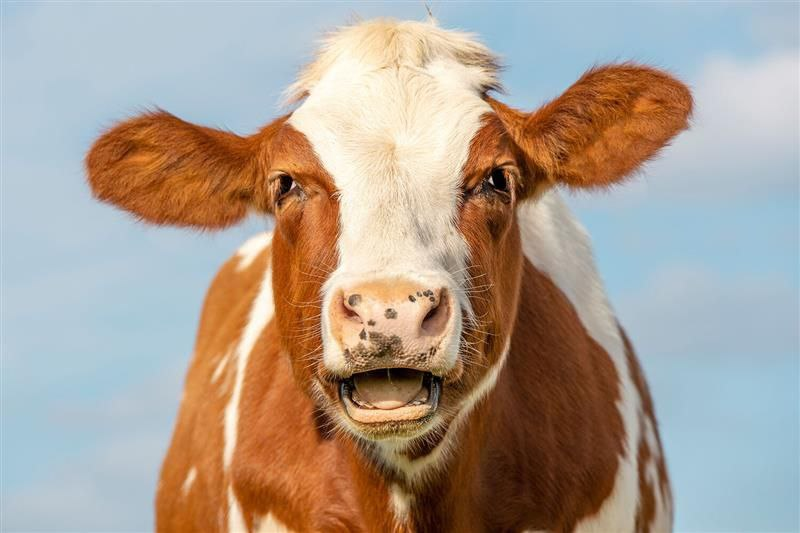
#> input picture images/cow.jpg, 800 x 533 px, found by its file name
$ python func_brig_cont.py
#> lines starting #> are read from the running program, lines starting #| are printed output that depends on the picture
from PIL import Image


class ImageChanger:
    def __init__(self, image: Image) -> None:
        self.image = image
        self.mode = image.mode

    def change_brightness(self, brightness: int = 0) -> Image:
        new_image = self.image.copy()

        pixels = new_image.load()

        width, height = new_image.size
        for x in range(width):
            for y in range(height):
                r, g, b = pixels[x, y]
                # Изменяем яркость каждого канала RGB и ограничиваем значения пикселей в диапазоне от 0 до 255
                r = max(0, min(r + brightness, 255))
                g = max(0, min(g + brightness, 255))
                b = max(0, min(b + brightness, 255))
                pixels[x, y] = (r, g, b)

        return new_image

    def change_contrast(self, contrast: float = 1.0) -> Image:
        new_image = self.image.copy()

        pixels = new_image.load()

        width, height = new_image.size
        for x in range(width):
            for y in range(height):
                r, g, b = pixels[x, y]
                # Изменяем контрастность каждого канала RGB и ограничиваем значения пикселей в диапазоне от 0 до 255
                r = max(0, min(int((r - 128) * contrast + 128), 255))
                g = max(0, min(int((g - 128) * contrast + 128), 255))
                b = max(0, min(int((b - 128) * contrast + 128), 255))
                pixels[x, y] = (r, g, b)

        return new_image

    def change_contrast_n_brightness(self, contrast: float, brightness: int) -> Image:
        new_image = self.image.copy()

        pixels = new_image.load()

        width, height = new_image.size
        for x in range(width):
            for y in range(height):
                value = pixels[x, y]
                if self.mode == 'RGB':
                    # Если изображение в режиме 'RGB', разделим пиксель на каналы R, G, B
                    r, g, b = value

                    # Изменяем контрастность и яркость каждого канала RGB и ограничиваем значения пикселей в диапазоне от 0 до 255
                    r = max(0, min(int((r - 128) * contrast + 128) + brightness, 255))
                    g = max(0, min(int((g - 128) * contrast + 128) + brightness, 255))
                    b = max(0, min(int((b - 128) * contrast + 128) + brightness, 255))

                    # Обновляем значение пикселя с измененными каналами R, G, B
                    pixels[x, y] = (r, g, b)
                else:
                    # Если изображение в другом режиме, изменяем контрастность и яркость пикселя и ограничиваем значения в диапазоне от 0 до 255
                    new_value = max(0, min(int((value - 128) * contrast + 128) + brightness, 255))
                    pixels[x, y] = new_value

        return new_image


filename = 'cow.jpg'
with Image.open(filename) as image:
#> image is the input picture: PIL image 800x533 RGB; mean R, G, B 171.9, 158.2, 146
    image.load()
image.show()

changer = ImageChanger(image)
new_image1 = changer.change_brightness(brightness=100)
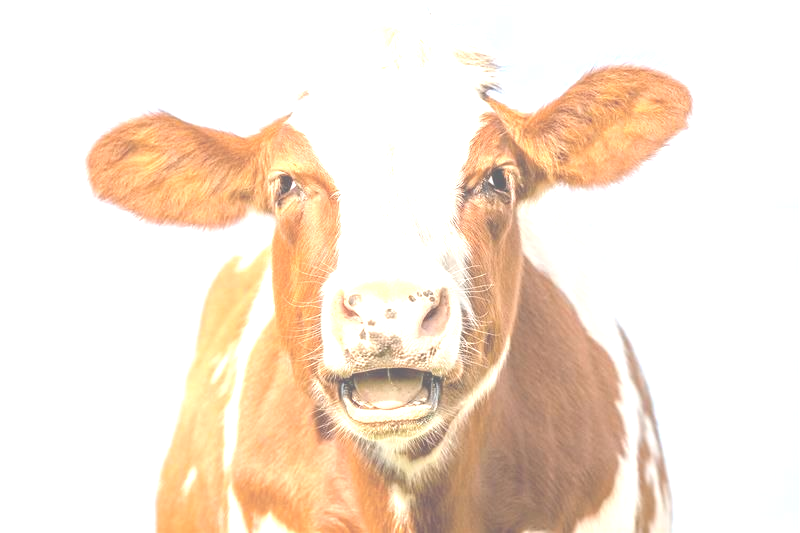
#> new_image1: PIL image 800x533 RGB; mean R, G, B 245.7, 229.1, 213.2
new_image2 = changer.change_contrast(contrast=3)
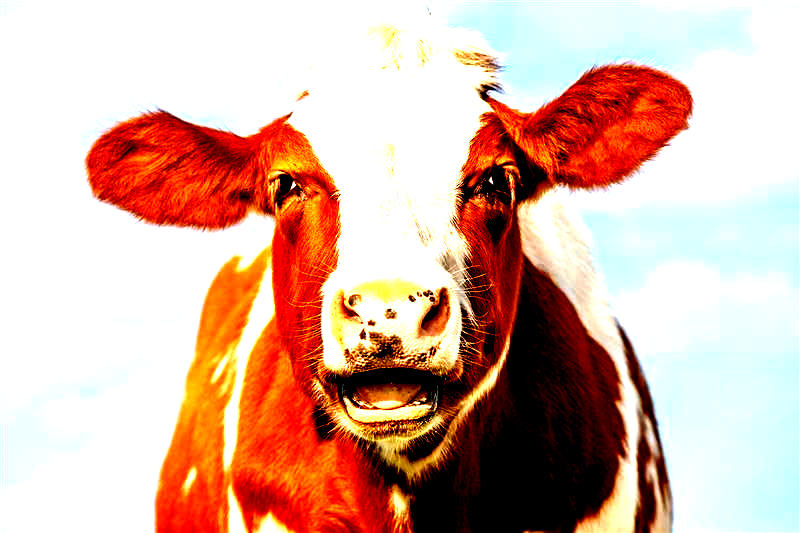
#> new_image2: PIL image 800x533 RGB; mean R, G, B 216, 177.4, 162.1
new_image3 = changer.change_contrast_n_brightness(contrast=4, brightness=100)
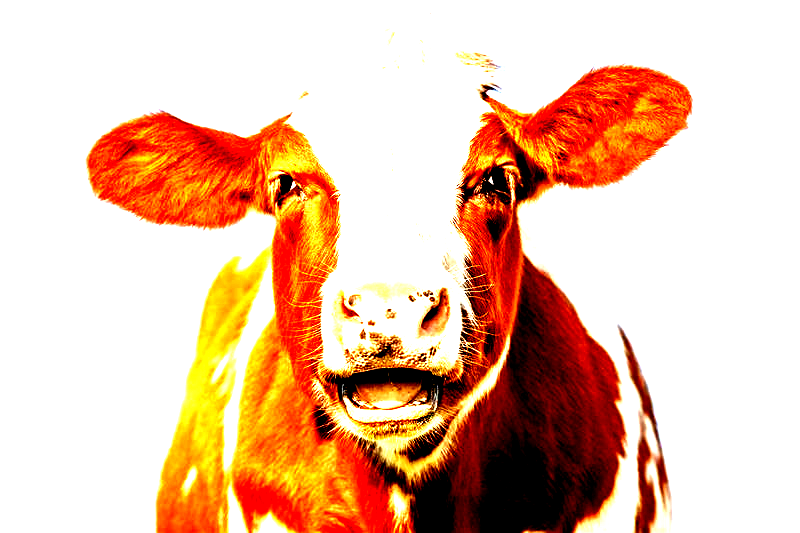
#> new_image3: PIL image 800x533 RGB; mean R, G, B 233.2, 193.1, 168.6

#new_image.save("output.png")
new_image1.show()
new_image2.show()
new_image3.show()

$ run again, with images/fruits.jpg copied over images/cow.jpg
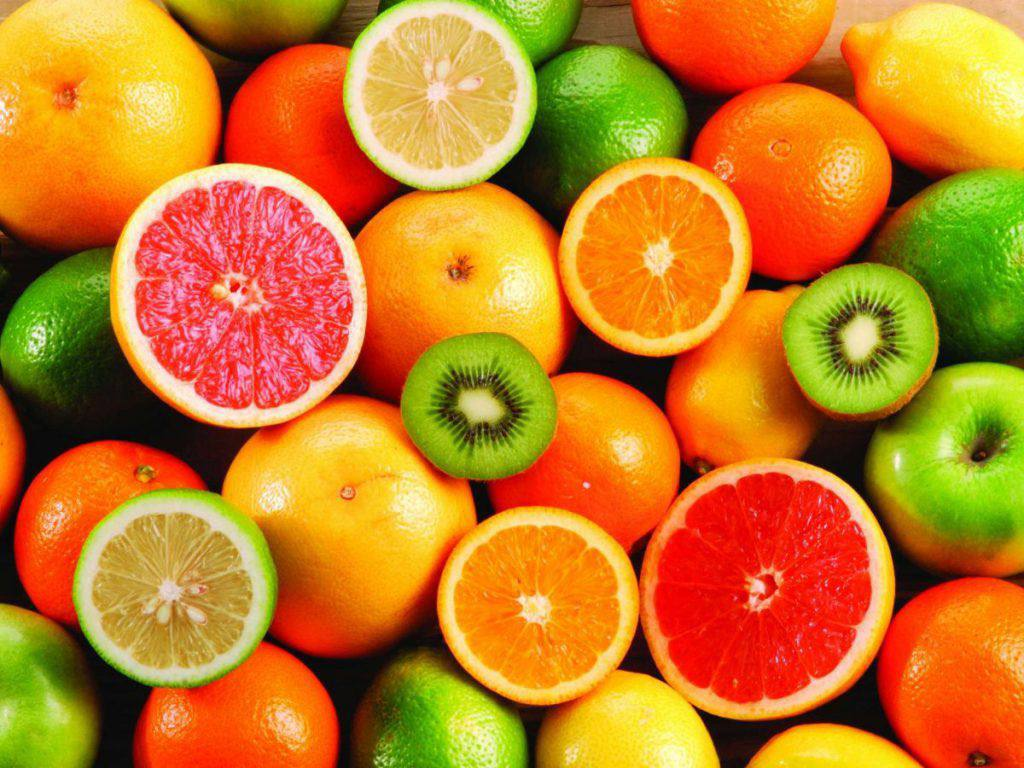
#> input picture images/fruits.jpg, 1024 x 768 px, found by its file name
#> image is the input picture: PIL image 1024x768 RGB; mean R, G, B 195, 123.8, 34.9
#> `new_image2 = changer.change_contrast(contrast=3)`:
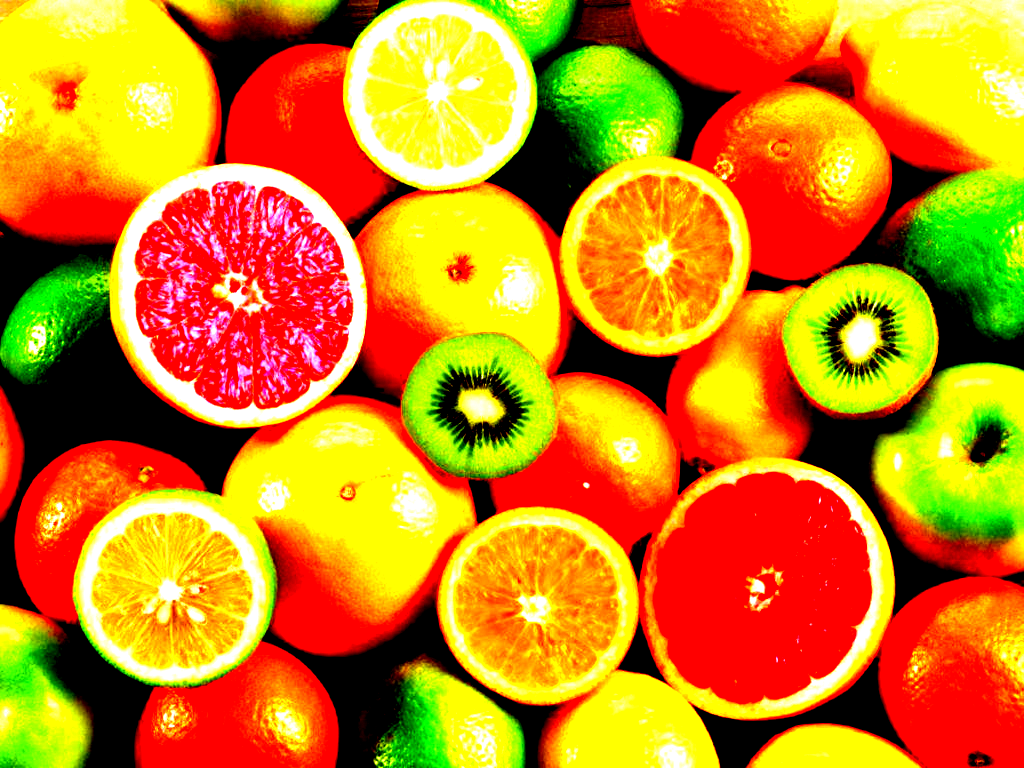
#> new_image2: PIL image 1024x768 RGB; mean R, G, B 202.2, 129.7, 21.5
#> `new_image3 = changer.change_contrast_n_brightness(contrast=4, brightne..`:
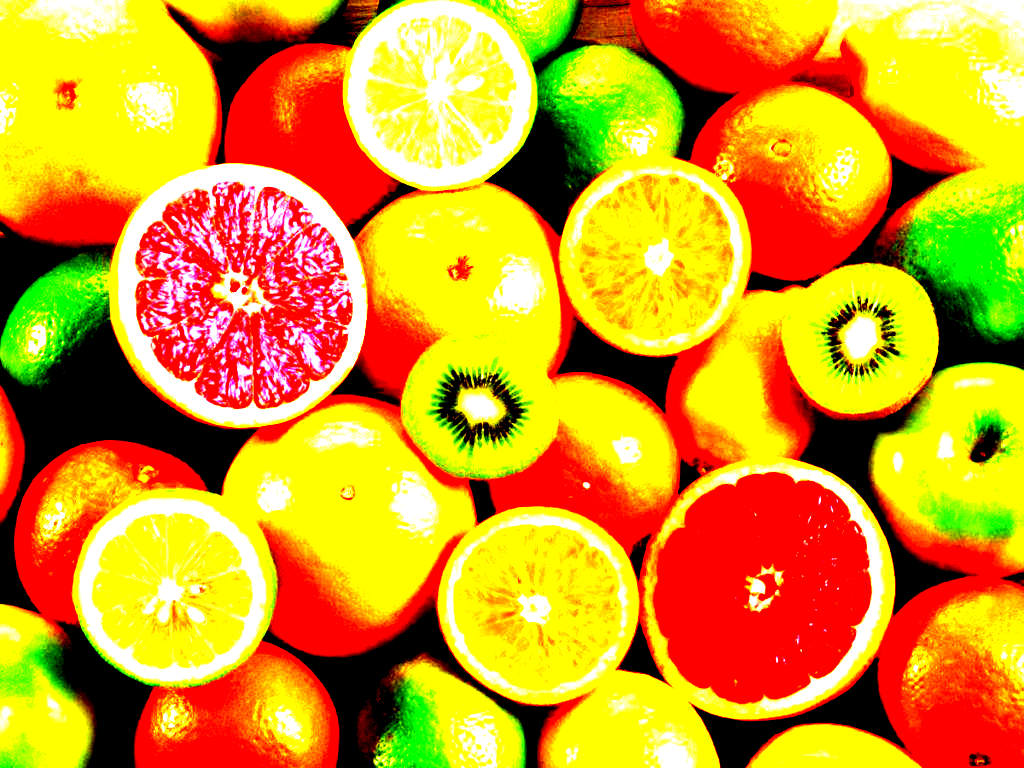
#> new_image3: PIL image 1024x768 RGB; mean R, G, B 212.8, 153.6, 31.1
